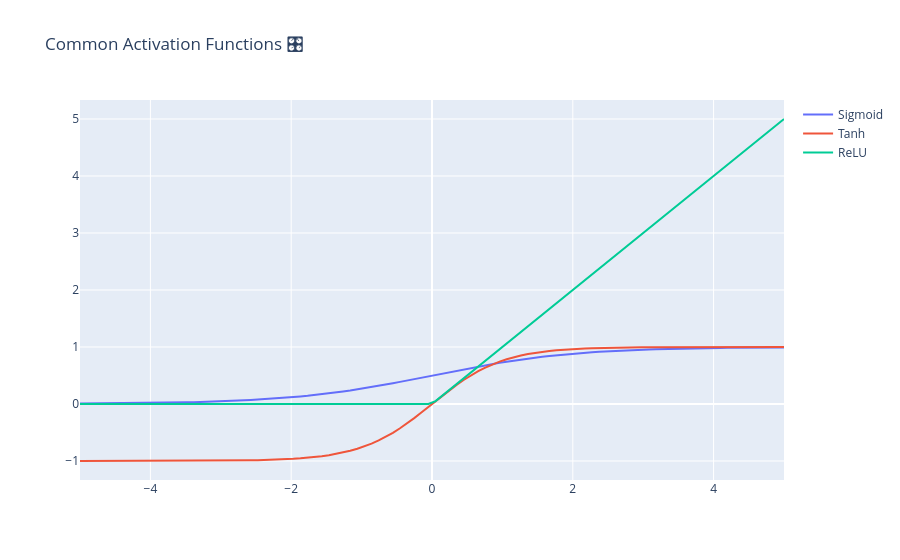

Notebook code cell kept with this figure:
### Markdown cell above
| Function | Formula | Plot | Use Case |  
|----------|---------|------|----------|  
| Sigmoid | $\sigma(z) = \frac{1}{1+e^{-z}}$ | S-shaped curve 📈 | Logistic regression, neural nets |  
| Tanh | $\tanh(z) = \frac{e^z - e^{-z}}{e^z + e^{-z}}$ | Zero-centered sigmoid | RNN hidden states |  
| ReLU | $\text{ReLU}(z) = \max(0,z)$ | Linear with cutoff | Deep learning hidden layers |

### Code cell
# Activation Function Comparison
z = np.linspace(-5, 5, 100)
fig = go.Figure()
fig.add_trace(go.Scatter(x=z, y=1/(1+np.exp(-z)), name="Sigmoid"))
fig.add_trace(go.Scatter(x=z, y=np.tanh(z), name="Tanh"))
fig.add_trace(go.Scatter(x=z, y=np.maximum(z,0), name="ReLU"))
fig.update_layout(title="Common Activation Functions 🎛️")
fig.show()
